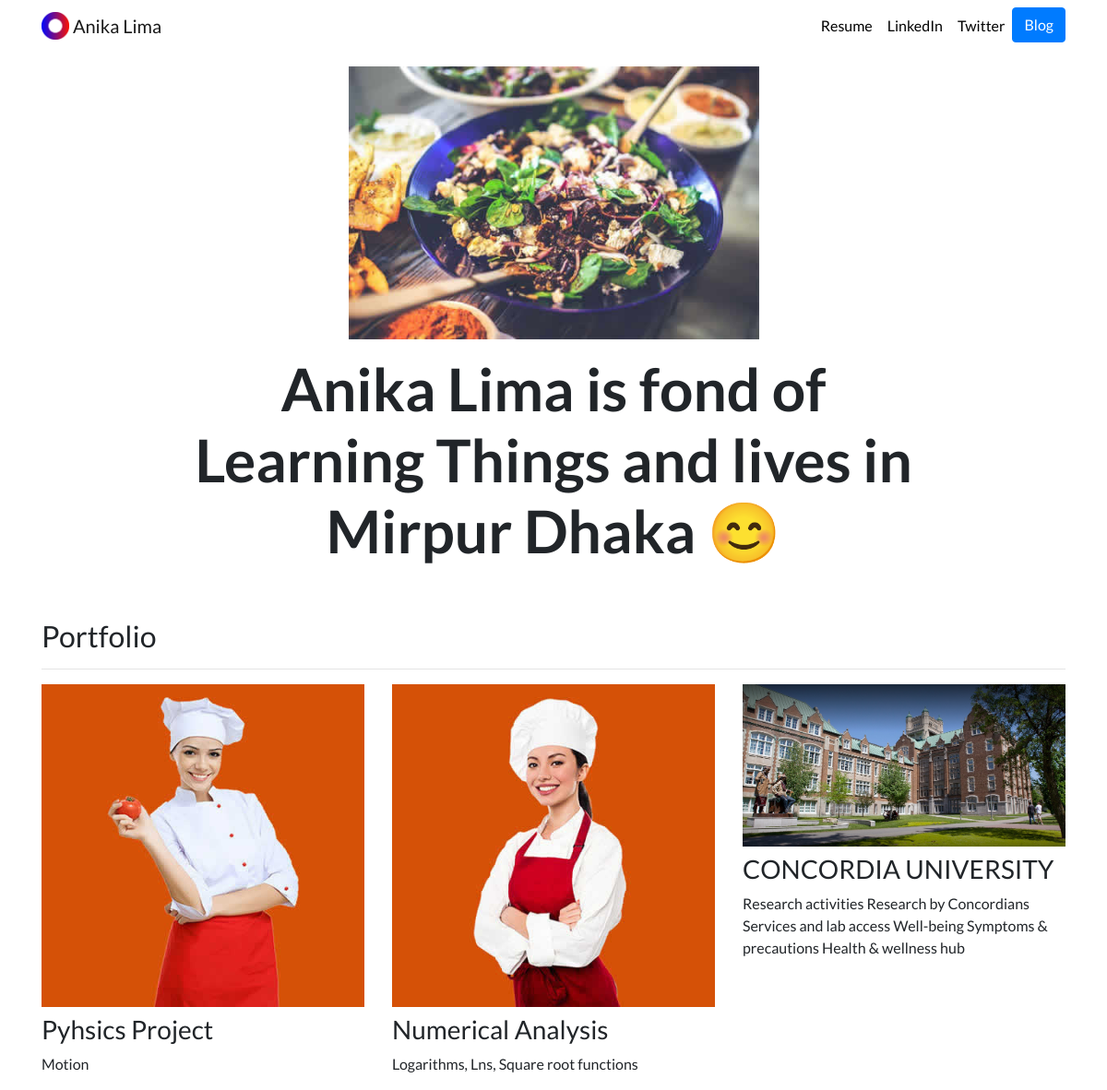
The page / on the database its author committed.
### portfolio/models.py (models this page shows, shortened)
class Project(models.Model):
    title=models.CharField(max_length=100)
    description=models.CharField(max_length=200)
    image=models.ImageField(upload_to='portfolio/images/')
    url=models.URLField(blank=True)

### portfolio/views.py (the view)
# urls.py: 2. Add a URL to urlpatterns:  path('', views.home, name='home')
def home(request):
    projects=Project.objects.all()
    return render(request,'home.html',{'projects':projects})

### templates/home.html
{% extends "base.html" %}
{% load static %}
{% block content %}
<div class="row justify-content-center my-3">
  <div class="col-5">
    <img src="{% static 'portfolio/01.jpg' %}" class="img-fluid">
  </div>
</div>
<div class="row justify-content-center mb-3">
  <div class="col-md-9 text-center">
    <h1 id="hometext" class="font-weight-bold">Anika Lima is fond of Learning Things and lives in Mirpur Dhaka 😊</h1>
  </div>
</div>
<h2 class="mt-5">Portfolio</h2>
<hr>
<div class="row">
  {% for project in projects %}
  <div class="col-lg-4 col-md-6">
    {% if project.url %}
    <a href="{{ project.url }}">
      <img src="{{ project.image.url }}" class="img-fluid mb-2">
    </a>
    {% else %}
    <img src="{{ project.image.url }}" class="img-fluid mb-2">
    {% endif %}
    <h3>{{ project.title }}</h3>
    <p>{{ project.description }}</p>
  </div>
  {% endfor %}
</div>
{% endblock %}

### templates/base.html (shortened to what this page needs)
{% load static %}
<!doctype html>
<html lang="en">
<head>
  <link rel="stylesheet" href="https://stackpath.bootstrapcdn.com/bootstrap/4.4.1/css/bootstrap.min.css">
  <link rel="stylesheet" href="{% static "portfolio/custom.css" %}">
</head>
<body>
  <nav id="topNav" class="navbar navbar-expand-md navbar-light">
    <div class="container">
      <a class="navbar-brand" href="{% url 'home' %}">
        <img src="{% static "portfolio/Logo.png" %}" width="30" height="30" class="d-inline-block align-top" alt="Nick's Logo">
        <span>Anika Lima</span>
      </a>
      <div class="collapse navbar-collapse text-center" id="navbarNav">
        <ul class="navbar-nav ml-auto">
          <li class="nav-item">
            <a class="nav-link" href="{% static "portfolio/report5.pdf" %}">Resume</a>
          </li>
          <li class="nav-item">
            <a class="nav-link" href="https://www.linkedin.com/in/anika-lima-018758196/" target="_blank">LinkedIn</a>
          </li>
          <li class="nav-item">
            <a class="nav-link" href="https://twitter.com/lima_anika" target="_blank">Twitter</a>
          </li>
          <li>
            <a role="button" href="{% url 'blog:blog_all' %}" class="btn btn-primary">Blog</a>
          </li>
        </ul>
      </div>
    </div>
  </nav>
  <div class="container">
    {% block content %}{% endblock %}
  </div>
</body>
</html>

### portfolio/static/portfolio/custom.css (style rules this page uses)
.navbar-nav .nav-link { color: rgba(0,0,0,1) !important; }
body { font-family: 'Lato', sans-serif; }
@media (min-width: 992px) { #hometext { font-size: 4rem; } }

### rows shown on the page
Project: image (picture), title "Pyhsics Project", description "Motion"
Project: image (picture), title "Numerical Analysis", description "Logarithms, Lns, Square root functions"
Project: image (picture), title "CONCORDIA UNIVERSITY", description "Research activities Research by Concordians Services and lab access Well-being Symptoms & precautions Health & wellness hub"
